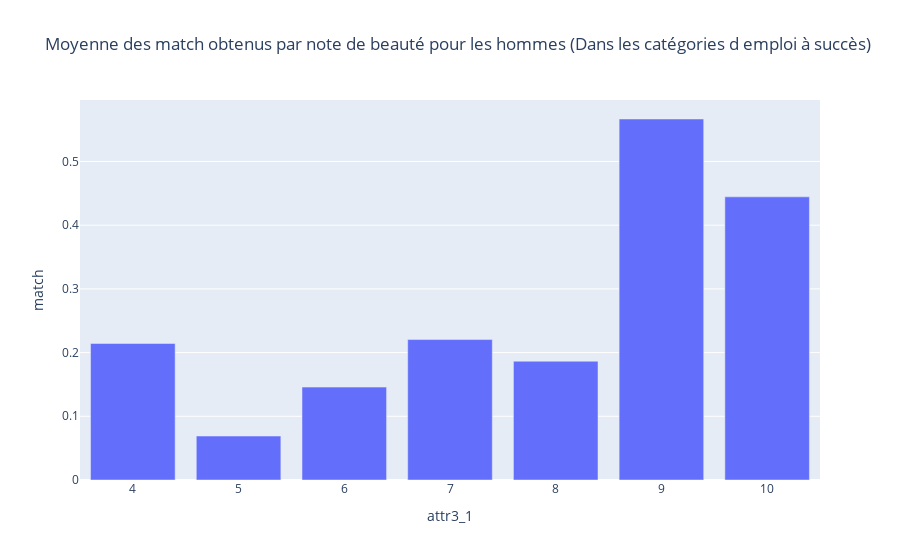

Notebook cell for this chart:
### Code cell
df_up_men = df_up[ df_up['gender'] == 1]
group_up_men = df_up_men.groupby('attr3_1')['match'].mean()
fig = px.bar(group_up_men , x = group_up_men.index , y = 'match' , title = 'Moyenne des match obtenus par note de beauté pour les hommes (Dans les catégories d emploi à succès)')
fig.show()

### Figure 1 — Plotly figure (JSON) as saved in the notebook; plotly's stock layout.template omitted (floating-point values rounded to 4 significant figures)
{"data": [{"alignmentgroup": "True", "hovertemplate": "attr3_1=%{x}<br>match=%{y}<extra></extra>", "legendgroup": "", "marker": {"color": "#636efa", "pattern": {"shape": ""}}, "name": "", "offsetgroup": "", "orientation": "v", "showlegend": false, "textposition": "auto", "type": "bar", "x": [4, 5, 6, 7, 8, 9, 10], "xaxis": "x", "y": [0.2143, 0.06897, 0.1458, 0.2205, 0.1864, 0.5667, 0.4444], "yaxis": "y"}], "layout": {"autosize": true, "barmode": "relative", "legend": {"tracegroupgap": 0}, "title": {"text": "Moyenne des match obtenus par note de beauté pour les hommes (Dans les catégories d emploi à succès)"}, "xaxis": {"anchor": "y", "autorange": true, "domain": [0, 1], "range": [3.5, 10.5], "title": {"text": "attr3_1"}, "type": "linear"}, "yaxis": {"anchor": "x", "autorange": true, "domain": [0, 1], "range": [0, 0.5965], "title": {"text": "match"}, "type": "linear"}}}
